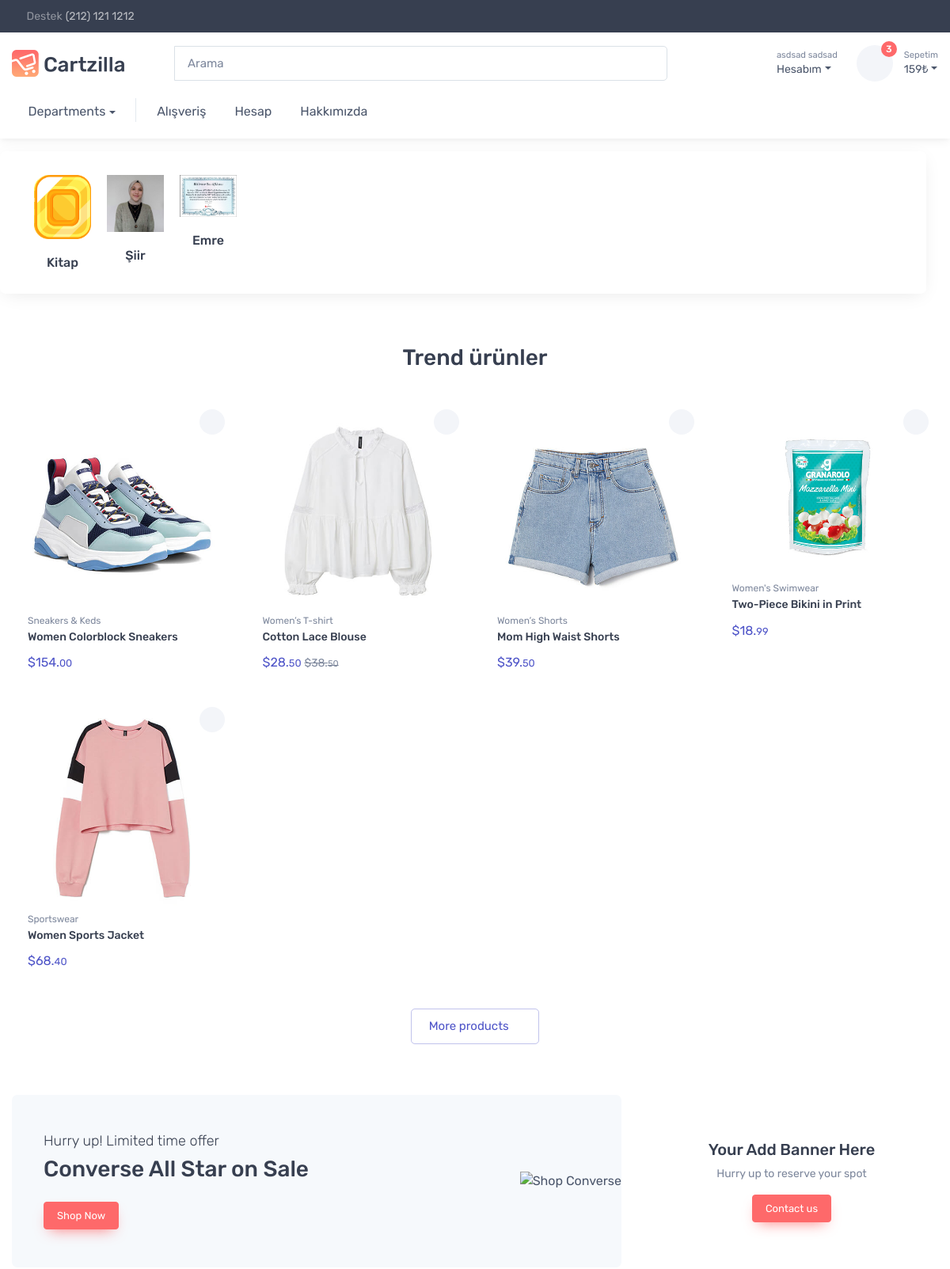
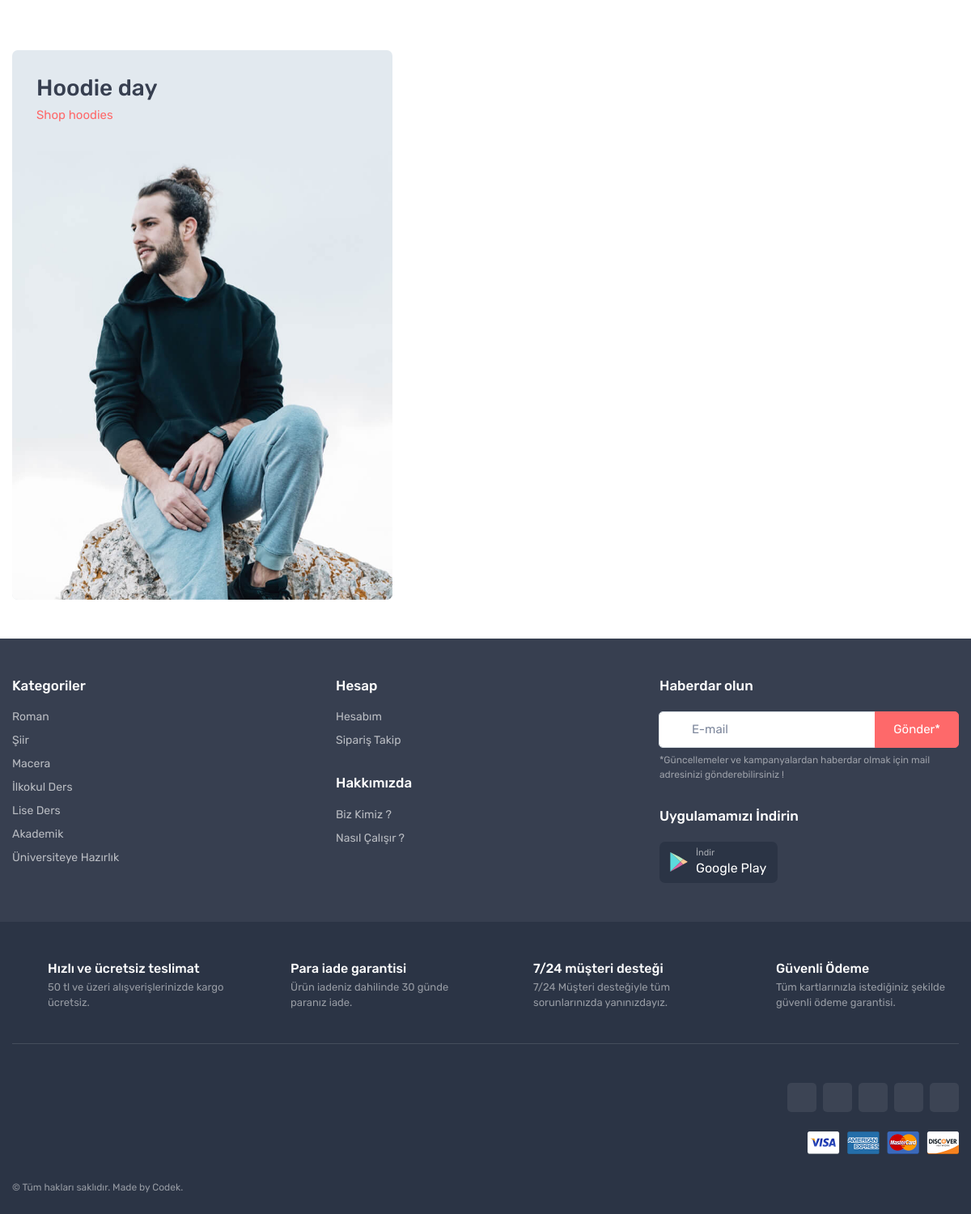
The page / (signed in) on the database its author committed (2 pictures, top to bottom).
### kullanici/models.py (models this page shows, shortened)
class User(AbstractUser):
    first_name = models.CharField(_('first name'), max_length=150, blank=True,validators=[name_validator])
    last_name = models.CharField(_('last name'), max_length=150, blank=True,validators=[name_validator])
    email = models.EmailField(_('email address'), blank=True,validators=[email_validator],unique=True)
    password = models.CharField(_('password'), max_length=128,validators=[pass_validator])
    adres = models.TextField(max_length=500, blank=False)
    il = models.CharField(max_length=40, blank=False,validators=[])
    ilce = models.CharField(max_length=40, blank=False,validators=[])
    phone = models.CharField( max_length=12,validators=[phone_validator],unique=True)

### products/models.py (models this page shows, shortened)
class Category(models.Model):
    category_name = models.CharField(max_length=50)
    keywords = models.CharField(max_length=100)
    description = models.CharField(max_length=100)
    image = models.ImageField(upload_to='images')
    slug = models.CharField(max_length=100,editable=False)
    created_time = models.DateTimeField(auto_now_add=True)
    updated_time = models.DateTimeField(auto_now=True)

### products/views.py (the view)
# urls.py: 2. Add a URL to urlpatterns:  path('', views.home, name='home')
def home(request):
    products_in_basket,products_count,total_price = basket_product_list(request)
    categories = Category.objects.all()
    context ={
        'total_price' : total_price,
        'products_in_basket' : products_in_basket,
        'products_count' : products_count,
        'categories' : categories
    }
    return render(request,'products/homepage.html',context)

### basket/views.py (called while the page is built)
def basket_product_list (request):
    products = Basket.objects.filter(user=request.user)
    products_count = products.count()
    products_in_basket=[]
    total_price = 0
    for i in products:
        products_in_basket.append(i.product)
        total_price += i.product.price
    return products_in_basket,products_count,total_price

### products/models.py (called while the page is built)
    def first_image(self):
        images = ProductImages.objects.filter(product_id = self.id)
        return images[0].image.url

### templates/products/homepage.html (shortened to what this page needs)
{% extends 'base/base.html' %}
{% load static %}
{% block body %}
  <body class="handheld-toolbar-enabled">
    <section class="container position-relative pt-3 pt-lg-3 pb-5 mt-lg-n20" style="z-index: 10;">
      <div class="row">
        <div class="row">
          <div class="card border-0 shadow-lg">
            <div class="card-body px-3 pt-grid-gutter pb-0">
              <div class="row g-0 ps-1">
                {% for cat in categories %}
                <div class="col-sm-1 px-2 mb-grid-gutter"><a class="d-block text-center text-decoration-none me-1" href="{% url 'category_page' cat.slug %}"><img class="d-block mb-3" src="{{ cat.image.url }}" alt="{{ cat.category_name }}">
                    <h3 class="fs-base pt-1 mb-0">{{ cat.category_name }}</h3></a></div>
                {% endfor %}
              </div>
            </div>
          </div>
        </div>
      </div>
    </section>
    <section class="container pt-md-3 pb-5 mb-md-3">
      <h2 class="h3 text-center">Trend ürünler</h2>
      <div class="row pt-4 mx-n2">
        <div class="col-lg-3 col-md-4 col-sm-6 px-2 mb-4">
          <div class="card product-card">
            <button class="btn-wishlist btn-sm" type="button" data-bs-toggle="tooltip" data-bs-placement="left" title="Add to wishlist"><i class="ci-heart"></i></button><a class="card-img-top d-block overflow-hidden" href="shop-single-v1.html"><img src="{% static 'img/shop/catalog/01.jpg' %}" alt="Product"></a>
            <div class="card-body py-2"><a class="product-meta d-block fs-xs pb-1" href="#">Sneakers &amp; Keds</a>
              <h3 class="product-title fs-sm"><a href="shop-single-v1.html">Women Colorblock Sneakers</a></h3>
              <div class="d-flex justify-content-between">
                <div class="product-price"><span class="text-accent">$154.<small>00</small></span></div>
                <div class="star-rating"><i class="star-rating-icon ci-star-filled active"></i><i class="star-rating-icon ci-star-filled active"></i><i class="star-rating-icon ci-star-filled active"></i><i class="star-rating-icon ci-star-half active"></i><i class="star-rating-icon ci-star"></i>
                </div>
              </div>
            </div>
          </div>
        </div>
        <div class="col-lg-3 col-md-4 col-sm-6 px-2 mb-4">
          <div class="card product-card"><span class="badge badge-danger badge-shadow">Sale</span>
            <button class="btn-wishlist btn-sm" type="button" data-bs-toggle="tooltip" data-bs-placement="left" title="Add to wishlist"><i class="ci-heart"></i></button><a class="card-img-top d-block overflow-hidden" href="shop-single-v1.html"><img src="{% static 'img/shop/catalog/02.jpg' %}" alt="Product"></a>
            <div class="card-body py-2"><a class="product-meta d-block fs-xs pb-1" href="#">Women’s T-shirt</a>
              <h3 class="product-title fs-sm"><a href="shop-single-v1.html">Cotton Lace Blouse</a></h3>
              <div class="d-flex justify-content-between">
                <div class="product-price"><span class="text-accent">$28.<small>50</small></span>
                  <del class="fs-sm text-muted">$38.<small>50</small></del>
                </div>
                <div class="star-rating"><i class="star-rating-icon ci-star-filled active"></i><i class="star-rating-icon ci-star-filled active"></i><i class="star-rating-icon ci-star-filled active"></i><i class="star-rating-icon ci-star"></i><i class="star-rating-icon ci-star"></i>
                </div>
              </div>
            </div>
          </div>
        </div>
        <div class="col-lg-3 col-md-4 col-sm-6 px-2 mb-4">
          <div class="card product-card">
            <button class="btn-wishlist btn-sm" type="button" data-bs-toggle="tooltip" data-bs-placement="left" title="Add to wishlist"><i class="ci-heart"></i></button><a class="card-img-top d-block overflow-hidden" href="shop-single-v1.html"><img src="{% static 'img/shop/catalog/03.jpg' %}" alt="Product"></a>
            <div class="card-body py-2"><a class="product-meta d-block fs-xs pb-1" href="#">Women’s Shorts</a>
              <h3 class="product-title fs-sm"><a href="shop-single-v1.html">Mom High Waist Shorts</a></h3>
              <div class="d-flex justify-content-between">
                <div class="product-price"><span class="text-accent">$39.<small>50</small></span></div>
                <div class="star-rating"><i class="star-rating-icon ci-star-filled active"></i><i class="star-rating-icon ci-star-filled active"></i><i class="star-rating-icon ci-star-filled active"></i><i class="star-rating-icon ci-star-filled active"></i><i class="star-rating-icon ci-star-filled active"></i>
                </div>
              </div>
            </div>
          </div>
        </div>
        <div class="col-lg-3 col-md-4 col-sm-6 px-2 mb-4">
          <div class="card product-card">
            <button class="btn-wishlist btn-sm" type="button" data-bs-toggle="tooltip" data-bs-placement="left" title="Add to wishlist"><i class="ci-heart"></i></button><a class="card-img-top d-block overflow-hidden" href="shop-single-v1.html"><img src="{% static 'img/shop/catalog/07.jpg' %}" alt="Product"></a>
            <div class="card-body py-2"><a class="product-meta d-block fs-xs pb-1" href="#">Women's Swimwear</a>
              <h3 class="product-title fs-sm"><a href="shop-single-v1.html">Two-Piece Bikini in Print</a></h3>
              <div class="d-flex justify-content-between">
                <div class="product-price"><span class="text-accent">$18.<small>99</small></span></div>
                <div class="star-rating"><i class="star-rating-icon ci-star-filled active"></i><i class="star-rating-icon ci-star-filled active"></i><i class="star-rating-icon ci-star-filled active"></i><i class="star-rating-icon ci-star-filled active"></i><i class="star-rating-icon ci-star"></i>
                </div>
              </div>
            </div>
          </div>
        </div>
        <div class="col-lg-3 col-md-4 col-sm-6 px-2 mb-4">
          <div class="card product-card">
            <button class="btn-wishlist btn-sm" type="button" data-bs-toggle="tooltip" data-bs-placement="left" title="Add to wishlist"><i class="ci-heart"></i></button><a class="card-img-top d-block overflow-hidden" href="shop-single-v1.html"><img src="{% static 'img/shop/catalog/04.jpg' %}" alt="Product"></a>
            <div class="card-body py-2"><a class="product-meta d-block fs-xs pb-1" href="#">Sportswear</a>
              <h3 class="product-title fs-sm"><a href="shop-single-v1.html">Women Sports Jacket</a></h3>
              <div class="d-flex justify-content-between">
                <div class="product-price"><span class="text-accent">$68.<small>40</small></span></div>
                <div class="star-rating"><i class="star-rating-icon ci-star-filled active"></i><i class="star-rating-icon ci-star-filled active"></i><i class="star-rating-icon ci-star-filled active"></i><i class="star-rating-icon ci-star-filled active"></i><i class="star-rating-icon ci-star-half active"></i>
                </div>
              </div>
            </div>
          </div>
        </div>
      </div>
      <div class="text-center pt-3"><a class="btn btn-outline-accent" href="shop-grid-ls.html">More products<i class="ci-arrow-right ms-1"></i></a></div>
    </section>
    <section class="container pb-4 mb-md-3">
      <div class="row">
        <div class="col-md-8 mb-4">
          <div class="d-sm-flex justify-content-between align-items-center bg-secondary overflow-hidden rounded-3">
            <div class="py-4 my-2 my-md-0 py-md-5 px-4 ms-md-3 text-center text-sm-start">
              <h4 class="fs-lg fw-light mb-2">Hurry up! Limited time offer</h4>
              <h3 class="mb-4">Converse All Star on Sale</h3><a class="btn btn-primary btn-shadow btn-sm" href="#">Shop Now</a>
            </div><img class="d-block ms-auto" src="{% static 'img/shop/catalog/banner.jpg' %}" alt="Shop Converse">
          </div>
        </div>
        <div class="col-md-4 mb-4">
          <div class="d-flex flex-column h-100 justify-content-center bg-size-cover bg-position-center rounded-3" style="background-image: url(img/blog/banner-bg.jpg);">
            <div class="py-4 my-2 px-4 text-center">
              <div class="py-1">
                <h5 class="mb-2">Your Add Banner Here</h5>
                <p class="fs-sm text-muted">Hurry up to reserve your spot</p><a class="btn btn-primary btn-shadow btn-sm" href="#">Contact us</a>
              </div>
            </div>
          </div>
        </div>
      </div>
    </section>
    <section class="container mb-4 pb-3 pb-sm-0 mb-sm-5">
      <div class="row">
        <div class="col-md-5">
          <div class="d-flex flex-column h-100 overflow-hidden rounded-3" style="background-color: #e2e9ef;">
            <div class="d-flex justify-content-between px-grid-gutter py-grid-gutter">
              <div>
                <h3 class="mb-1">Hoodie day</h3><a class="fs-md" href="shop-grid-ls.html">Shop hoodies<i class="ci-arrow-right fs-xs align-middle ms-1"></i></a>
              </div>
            </div><a class="d-none d-md-block mt-auto" href="shop-grid-ls.html"><img class="d-block w-100" src="{% static 'img/home/categories/cat-lg04.jpg' %}" alt="For Women"></a>
          </div>
        </div>
        <div class="col-md-7 pt-4 pt-md-0">
          <div class="tns-carousel">
          </div>
        </div>
      </div>
    </section>
{% endblock %}

### templates/base/navbar_profil.html (shortened to what this page needs)
{% load static %}
<div class="dropdown">
                    <a class="navbar-tool ms-1 ms-lg-0 me-n1 me-lg-2 " href="{% url 'login' %}" data-bs-toggle="dropdown">
                <div class="navbar-tool-icon-box"><i class="navbar-tool-icon ci-user"></i></div>
                 <div class="navbar-tool-text ms-n3"><small>{% if user.is_authenticated %} {{user.first_name}} {{user.last_name}} {% else %} Giriş Yapın {% endif %} </small>Hesabım</div></a>
                </div>

### rows shown on the page
User: first_name "asdsad", last_name "sadsad"
Category: image (picture), category_name "Kitap"
Category: image (picture), category_name "Şiir"
Category: image (picture), category_name "Emre"

### other values the page prints
{{ products_count }} "3"
{{ total_price }} "159"
